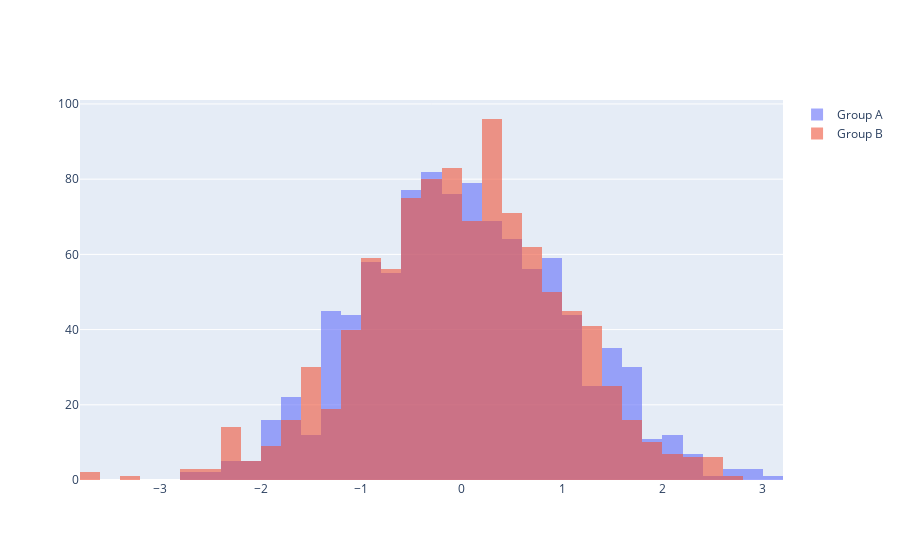

The cell this chart's notebook holds for it:
### Markdown cell above
#### Overlay Multiple Histograms

### Code cell
import plotly.graph_objects as go
import numpy as np

fig = go.Figure()
data = np.random.randn(1000)
data2 = np.random.randn(1000)

fig.add_trace(go.Histogram(x=data, name='Group A', opacity=0.6))
fig.add_trace(go.Histogram(x=data2, name='Group B', opacity=0.6))
fig.update_layout(barmode='overlay')
fig.show()

### Figure 1 — Plotly figure (JSON) as saved in the notebook; plotly's stock layout.template omitted (floating-point values rounded to 4 significant figures; data arrays with more than 128 entries replaced by an {"elided": "..."} marker saying what was removed)
{"data": [{"name": "Group A", "opacity": 0.6, "x": {"elided": "1000 float values"}, "type": "histogram"}, {"name": "Group B", "opacity": 0.6, "x": {"elided": "1000 float values"}, "type": "histogram"}], "layout": {"barmode": "overlay"}}
